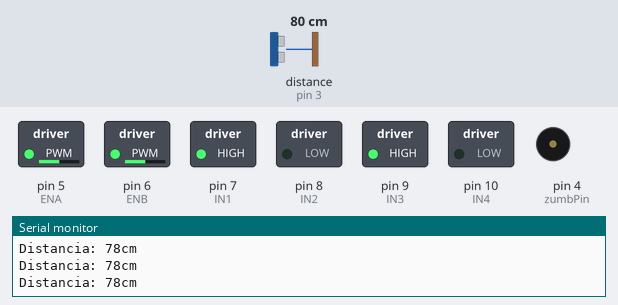
The sketch below on a simulated Arduino Uno, built with avr-gcc and run on an emulated ATmega328P. Parts: switched loads named in the sketch (green lamp = pin HIGH), buzzer (waves = sounding), the last lines printed to the serial monitor. Wiring (inferred from the names in the program): ultrasonic range finder: trigger pin 2; echo pin 3. Inputs (shaded band) come from the test bench; at power-on: distance to the obstacle (sensor on pin 3) 80 cm. The echo pulse lasts 58.3 µs per cm; pins used as bus, display or sensor lines are not drawn.

Above: at 1.2 s.
1.3 s: distance to the obstacle (sensor on pin 3) set to 13 cm
4.3 s: distance to the obstacle (sensor on pin 3) set to 10 cm
At 4.47 s:
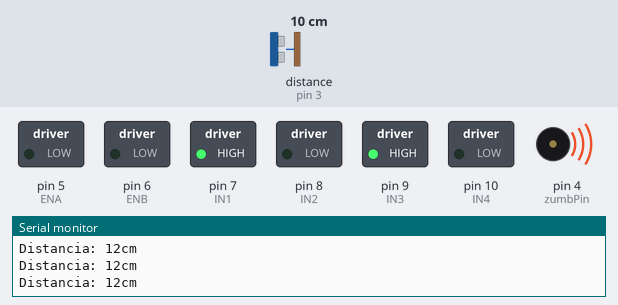
Timing chart, 0 to 13.3 s (numbered marks = the images above; inputs shaded):
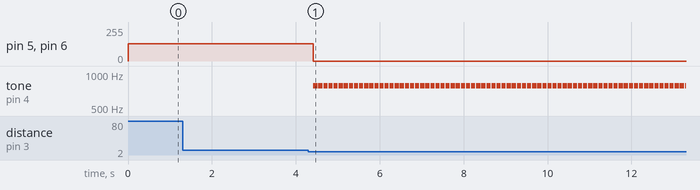

Measured:
- the behaviour switches between 12 and 11 cm on distance to the obstacle (sensor on pin 3) (found by bisection; images 0 and 1)
- after the input at 4.3 s, pin 5 (ENA), pin 6 (ENB): 128/255 → 0/255 after 0.12 s; tone on pin 4 (zumbPin): alternates 784 Hz for 0.10 s and silent for 0.02 s, starting after 0.12 s

The sketch:

6_Actividad3.ino
```cpp
// HC-SR04
const int triggerPin = 2;
const int echoPin = 3;
long t;
long d;
// Buzzer
int zumbPin = 4;
unsigned int duracion = 100;
// L298
int ENA = 5;
int IN1 = 7;
int IN2 = 8;
int ENB = 6;
int IN3 = 9;
int IN4 = 10;

void setup(){
  // Comunicación serial
  Serial.begin(9600);
  // HC-SR04
  pinMode(triggerPin, OUTPUT);
  pinMode(echoPin, INPUT);
  digitalWrite(triggerPin, LOW);
  // L298
  pinMode(ENA, OUTPUT);
  pinMode(IN1, OUTPUT);
  pinMode(IN2, OUTPUT);
  pinMode(ENB, OUTPUT);
  pinMode(IN3, OUTPUT);
  pinMode(IN4, OUTPUT);
  adelante();
}

void loop(){
  // Enviamos un pulso de 10us
  digitalWrite(triggerPin, HIGH);
  delayMicroseconds(10);
  digitalWrite(triggerPin, LOW);

  // Interpretamos la lectura
  t = pulseIn(echoPin, HIGH);
  d = t/59; // cm

  // Lógica principal
  if(d > 10){
    // Avanzar
    avanzar();
    delay(120);
  }
  else{
    // Detener
    detener();
    // Que se active el zumbador
    tone(zumbPin, 784, duracion);
    delay(duracion*1.2);
    noTone(zumbPin);
  }

  // Communcación serial
  Serial.print("Distancia: ");
  Serial.print(d);
  Serial.print("cm");
  Serial.println();
}

//-------------------------------------------------------
// Funciones adicionales
//-------------------------------------------------------
void adelante(){
  digitalWrite (IN1, HIGH);
  digitalWrite (IN2, LOW);
  digitalWrite (IN3, HIGH);
  digitalWrite (IN4, LOW);
}

void atras(){
  digitalWrite (IN1, LOW);
  digitalWrite (IN2, HIGH);
  digitalWrite (IN3, LOW);
  digitalWrite (IN4, HIGH);
}

void derecha(){
  digitalWrite (IN1, HIGH);
  digitalWrite (IN2, LOW);
  digitalWrite (IN3, LOW);
  digitalWrite (IN4, HIGH);
}

void izquierda(){
  digitalWrite (IN1, LOW);
  digitalWrite (IN2, HIGH);
  digitalWrite (IN3, HIGH);
  digitalWrite (IN4, LOW);
}

void avanzar(){
  analogWrite(ENA,128);
  analogWrite(ENB,128);
}

void detener(){
  analogWrite(ENA,0);
  analogWrite(ENB,0);
}
```
